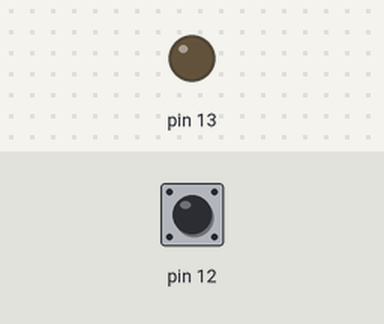
Recording of a sketch running on a simulated Arduino Uno, built with avr-gcc and run on an emulated ATmega328P. Shown: output pins drawn as LEDs (lit = HIGH). The test bench sets the inputs (shaded band); at power-on: pin 12 HIGH.

Above: at 1.2 s.
1.3 s: pin 12 pulled LOW for 0.15 s
At 1.37 s:
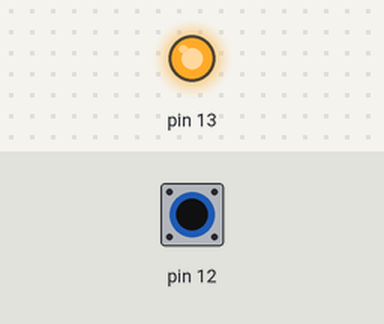
2.9 s: pin 12 pulled LOW for 3.2 s
At 6.7 s:
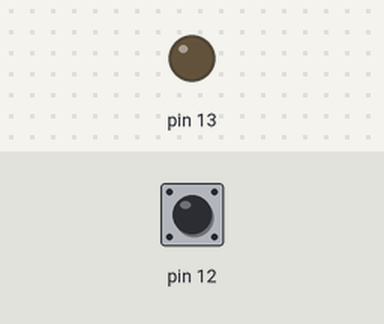
Timing chart, 0 to 8.2 s (numbered marks = the images above; inputs shaded):
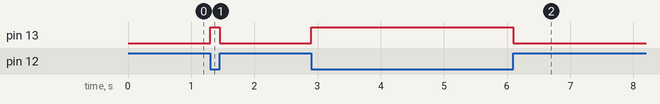

The sketch:

A008_Button_pullup_interno.ino
```cpp
/*
Pulsante pull up interno + LED
*/

void setup() {
  //configuro il pin per il pulsante
  //con pullup interno
  pinMode(12, INPUT_PULLUP);
  //configuro il pin per il lED
 	pinMode(13, OUTPUT);
}

void loop() {
  //verifico lo stato del pulsante
  if (!digitalRead(12)) {
    //accendo il LED
    digitalWrite (13, HIGH);
  } else {
    //spengo il LED
    digitalWrite (13, LOW);
  }
}
```

Measured:
- after the input at 1.3 s, pin 13: LOW → HIGH at once, → LOW 0.15 s later
- after the input at 2.9 s, pin 13: LOW → HIGH at once, → LOW 3.2 s later
